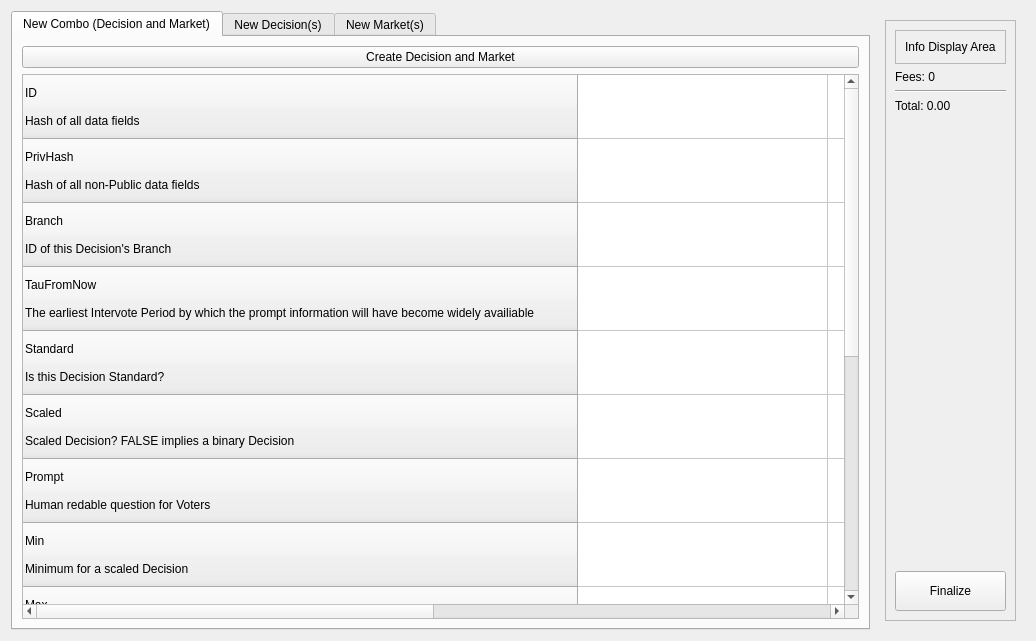
<?xml version="1.0" encoding="UTF-8"?>
<ui version="4.0">
 <class>AuthorWidget</class>
 <widget class="QWidget" name="AuthorWidget">
  <property name="geometry">
   <rect>
    <x>0</x>
    <y>0</y>
    <width>1036</width>
    <height>641</height>
   </rect>
  </property>
  <property name="windowTitle">
   <string>Form</string>
  </property>
  <layout class="QHBoxLayout" name="horizontalLayout">
   <item>
    <widget class="QTabWidget" name="tabWidget">
     <property name="currentIndex">
      <number>0</number>
     </property>
     <widget class="QWidget" name="tab">
      <attribute name="title">
       <string>New Combo (Decision and Market)</string>
      </attribute>
      <layout class="QVBoxLayout" name="verticalLayout_4">
       <item>
        <widget class="QPushButton" name="pushButton_newCombo">
         <property name="text">
          <string>Create Decision and Market</string>
         </property>
        </widget>
       </item>
       <item>
        <widget class="QTableWidget" name="tableWidget">
         <property name="sizePolicy">
          <sizepolicy hsizetype="Expanding" vsizetype="MinimumExpanding">
           <horstretch>0</horstretch>
           <verstretch>0</verstretch>
          </sizepolicy>
         </property>
         <attribute name="horizontalHeaderVisible">
          <bool>false</bool>
         </attribute>
         <attribute name="horizontalHeaderCascadingSectionResizes">
          <bool>false</bool>
         </attribute>
         <attribute name="horizontalHeaderDefaultSectionSize">
          <number>250</number>
         </attribute>
         <attribute name="verticalHeaderDefaultSectionSize">
          <number>64</number>
         </attribute>
         <row>
          <property name="text">
           <string>ID

Hash of all data fields</string>
          </property>
         </row>
         <row>
          <property name="text">
           <string>PrivHash

Hash of all non-Public data fields</string>
          </property>
         </row>
         <row>
          <property name="text">
           <string>Branch

ID of this Decision's Branch</string>
          </property>
         </row>
         <row>
          <property name="text">
           <string>TauFromNow

The earliest Intervote Period by which the prompt information will have become widely availiable</string>
          </property>
         </row>
         <row>
          <property name="text">
           <string>Standard

Is this Decision Standard?</string>
          </property>
         </row>
         <row>
          <property name="text">
           <string>Scaled

Scaled Decision? FALSE implies a binary Decision</string>
          </property>
         </row>
         <row>
          <property name="text">
           <string>Prompt

Human redable question for Voters</string>
          </property>
         </row>
         <row>
          <property name="text">
           <string>Min

Minimum for a scaled Decision</string>
          </property>
         </row>
         <row>
          <property name="text">
           <string>Max

Maximum for a scaled Decision</string>
          </property>
         </row>
         <row>
          <property name="text">
           <string>New Row</string>
          </property>
         </row>
         <row>
          <property name="text">
           <string>Trading Fee</string>
          </property>
         </row>
         <row>
          <property name="text">
           <string>TX Comission</string>
          </property>
         </row>
         <row>
          <property name="text">
           <string>Owner Address</string>
          </property>
         </row>
         <row>
          <property name="text">
           <string>Hash Function</string>
          </property>
         </row>
         <row>
          <property name="text">
           <string>Difficulty</string>
          </property>
         </row>
         <column>
          <property name="text">
           <string>New Decision &amp; Market 1</string>
          </property>
         </column>
         <column>
          <property name="text">
           <string>New Decision &amp; Market 2</string>
          </property>
         </column>
        </widget>
       </item>
      </layout>
     </widget>
     <widget class="QWidget" name="tab_2">
      <attribute name="title">
       <string>New Decision(s)</string>
      </attribute>
      <layout class="QVBoxLayout" name="verticalLayout_5">
       <item>
        <widget class="QPushButton" name="pushButton_newDecision">
         <property name="text">
          <string>Create Decision</string>
         </property>
        </widget>
       </item>
       <item>
        <widget class="QTableWidget" name="tableWidget_2">
         <row>
          <property name="text">
           <string>New Market 1</string>
          </property>
         </row>
         <column>
          <property name="text">
           <string>ID</string>
          </property>
         </column>
         <column>
          <property name="text">
           <string>PrivHash</string>
          </property>
         </column>
         <column>
          <property name="text">
           <string>B</string>
          </property>
         </column>
         <column>
          <property name="text">
           <string>Trading Fee</string>
          </property>
         </column>
         <column>
          <property name="text">
           <string>Max Commission</string>
          </property>
         </column>
         <column>
          <property name="text">
           <string>Owner Address</string>
          </property>
         </column>
         <column>
          <property name="text">
           <string>Hash Functions</string>
          </property>
         </column>
         <column>
          <property name="text">
           <string>Difficulty</string>
          </property>
         </column>
         <column>
          <property name="text">
           <string>DAC</string>
          </property>
         </column>
         <column>
          <property name="text">
           <string>Dimensions</string>
          </property>
         </column>
         <column>
          <property name="text">
           <string>Title</string>
          </property>
         </column>
         <column>
          <property name="text">
           <string>Description</string>
          </property>
         </column>
         <column>
          <property name="text">
           <string>Tags</string>
          </property>
         </column>
         <column>
          <property name="text">
           <string>Decisions</string>
          </property>
         </column>
         <column>
          <property name="text">
           <string>Functions</string>
          </property>
         </column>
        </widget>
       </item>
      </layout>
     </widget>
     <widget class="QWidget" name="tab_3">
      <attribute name="title">
       <string>New Market(s)</string>
      </attribute>
      <layout class="QVBoxLayout" name="verticalLayout_6">
       <item>
        <widget class="QPushButton" name="pushButton_newMarket">
         <property name="text">
          <string>Create Market</string>
         </property>
        </widget>
       </item>
       <item>
        <widget class="QTableWidget" name="tableWidget_3">
         <row>
          <property name="text">
           <string>New Decision/Market 1</string>
          </property>
         </row>
         <column>
          <property name="text">
           <string>ID</string>
          </property>
         </column>
         <column>
          <property name="text">
           <string>PrivHash</string>
          </property>
         </column>
         <column>
          <property name="text">
           <string>B</string>
          </property>
         </column>
         <column>
          <property name="text">
           <string>Trading Fee</string>
          </property>
         </column>
         <column>
          <property name="text">
           <string>TX Comission</string>
          </property>
         </column>
         <column>
          <property name="text">
           <string>Owner Address</string>
          </property>
         </column>
         <column>
          <property name="text">
           <string>Hash Function</string>
          </property>
         </column>
         <column>
          <property name="text">
           <string>Difficulty</string>
          </property>
         </column>
        </widget>
       </item>
      </layout>
     </widget>
    </widget>
   </item>
   <item>
    <widget class="QFrame" name="frame">
     <property name="frameShape">
      <enum>QFrame::NoFrame</enum>
     </property>
     <property name="frameShadow">
      <enum>QFrame::Raised</enum>
     </property>
     <layout class="QVBoxLayout" name="verticalLayout">
      <item>
       <widget class="QFrame" name="frame_2">
        <property name="frameShape">
         <enum>QFrame::StyledPanel</enum>
        </property>
        <property name="frameShadow">
         <enum>QFrame::Raised</enum>
        </property>
        <layout class="QVBoxLayout" name="verticalLayout_3">
         <item>
          <widget class="QFrame" name="frame_3">
           <property name="frameShape">
            <enum>QFrame::StyledPanel</enum>
           </property>
           <property name="frameShadow">
            <enum>QFrame::Raised</enum>
           </property>
           <layout class="QVBoxLayout" name="verticalLayout_2">
            <item>
             <widget class="QLabel" name="label_3">
              <property name="text">
               <string>Info Display Area</string>
              </property>
              <property name="scaledContents">
               <bool>false</bool>
              </property>
              <property name="wordWrap">
               <bool>true</bool>
              </property>
             </widget>
            </item>
           </layout>
          </widget>
         </item>
         <item>
          <widget class="QLabel" name="label">
           <property name="text">
            <string>Fees: 0</string>
           </property>
          </widget>
         </item>
         <item>
          <widget class="Line" name="line">
           <property name="orientation">
            <enum>Qt::Horizontal</enum>
           </property>
          </widget>
         </item>
         <item>
          <widget class="QLabel" name="label_2">
           <property name="text">
            <string>Total: 0.00</string>
           </property>
          </widget>
         </item>
         <item>
          <spacer name="verticalSpacer">
           <property name="orientation">
            <enum>Qt::Vertical</enum>
           </property>
           <property name="sizeHint" stdset="0">
            <size>
             <width>20</width>
             <height>40</height>
            </size>
           </property>
          </spacer>
         </item>
         <item>
          <widget class="QPushButton" name="pushButton">
           <property name="minimumSize">
            <size>
             <width>0</width>
             <height>40</height>
            </size>
           </property>
           <property name="text">
            <string>Finalize</string>
           </property>
           <property name="icon">
            <iconset resource="resources.qrc">
             <normaloff>:/icons/resources/check.png</normaloff>:/icons/resources/check.png</iconset>
           </property>
           <property name="iconSize">
            <size>
             <width>24</width>
             <height>32</height>
            </size>
           </property>
          </widget>
         </item>
        </layout>
       </widget>
      </item>
     </layout>
    </widget>
   </item>
  </layout>
 </widget>
 <resources>
  <include location="resources.qrc"/>
 </resources>
 <connections/>
</ui>
